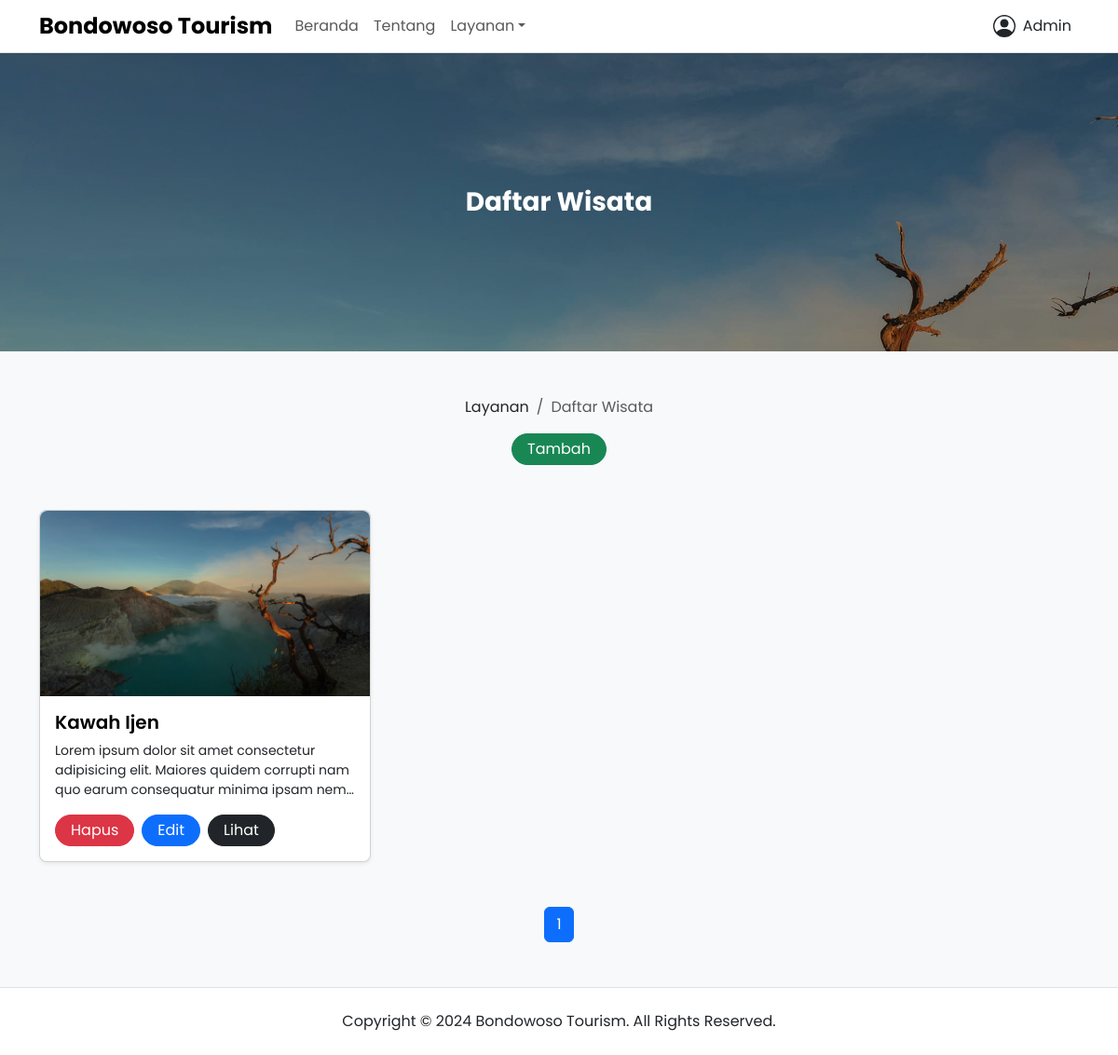
Before: /layanan/daftar-wisata (signed in) with the older database file.
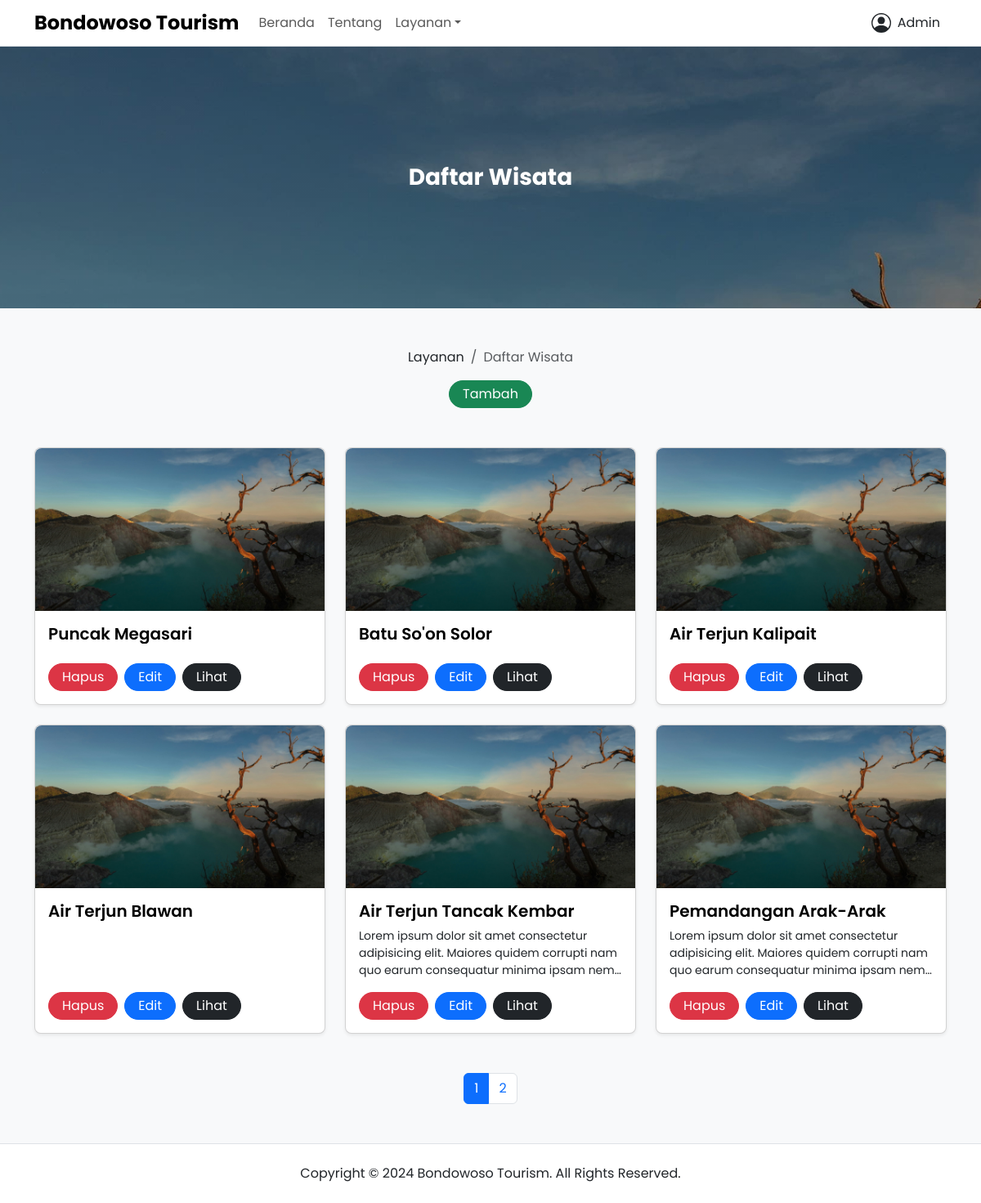
After: the same page with the newer database file.
### app/models.py (models this page shows, shortened)
class User(UserMixin, db.Model):
  __tablename__ = "user"
  id = db.Column(db.Integer, primary_key=True)
  name = db.Column(db.String(60), nullable=False)
  gender = db.Column(db.String(60), nullable=False)
  phone = db.Column(db.String(60), nullable=False, unique=True)
  email = db.Column(db.String(60), nullable=False, unique=True)
  role = db.Column(db.String(20), nullable=False, default="user")
  password = db.Column(db.String(128), nullable=False)
  joined_date = db.Column(db.DateTime, nullable=False, default=datetime.now)
  usage_help = db.relationship("UsageHelp", backref="user", lazy=True)
  criteria = db.relationship("Criteria", backref="user", lazy=True)
  sub_criteria = db.relationship("SubCriteria", backref="user", lazy=True)
  location_point = db.relationship("LocationPoint", backref="user", lazy=True)
  tour_type = db.relationship("TourType", backref="user", lazy=True)
  tour_list = db.relationship("TourList", backref="user", lazy=True)

class TourList(db.Model):
  __tablename__ = "tour_list"
  id = db.Column(db.Integer, primary_key=True)
  name = db.Column(db.String(128), nullable=False)
  ticket = db.Column(db.Integer, nullable=False)
  facility = db.Column(db.Integer, nullable=False)
  infrastructure = db.Column(db.Integer, nullable=False)
  transportation_access = db.Column(db.Integer, nullable=False)
  description = db.Column(db.Text, nullable=True)
  image = db.Column(db.String(20), nullable=False, default="default.jpg")
  posted_date = db.Column(db.DateTime, nullable=False, default=datetime.now)
  updated_date = db.Column(db.DateTime, onupdate=datetime.now, default=datetime.now)
  user_id = db.Column(db.Integer, db.ForeignKey("user.id"), nullable=False)
  tour_type_id = db.Column(db.Integer, db.ForeignKey("tour_type.id"), nullable=False)
  tour_type = db.relationship("TourType", back_populates="tour_list")
  distances = db.relationship("TourDistance", backref="tour_list", lazy=True) # relationship to distances

### app/views/public.py (the view)
@public_app.route("/layanan/daftar-wisata", methods=["GET", "POST"])
@login_required
def tour_list():
  page = request.args.get("page", 1, type=int)
  datas = TourList.query.order_by(TourList.posted_date.desc()).paginate(page=page, per_page=6)
  return render_template("public/services/tour_list/tour-list.html", title="Daftar Wisata - Bondowoso Tourism", datas=datas)

### app/models.py (called while the page is built)
@login_manager.user_loader
def load_user(user_id):
  return User.query.get(int(user_id))

### app/templates/public/services/tour_list/tour-list.html (shortened to what this page needs)
{% extends 'components/public/base.html' %} {% set active_page = 'tour_list' %} {% block content %}
<div class="banner d-flex bg-hero h-20rem">
  <div class="container my-auto">
    <div class="row justify-content-center align-items-center">
      <div class="col-lg-10">
        <div class="text-white text-center">
          <h2 class="fw-bold fs-3 title-clamp-2 mb-0">Daftar Wisata</h2>
        </div>
      </div>
    </div>
  </div>
</div>
<div class="page-wrapper bg-body-tertiary">
  <div class="container">
    <div class="row justify-content-center align-items-center pt-5">
      <div class="col-lg-10">
        <div class="d-flex flex-column row-gap-3">
          <nav aria-label="breadcrumb">
            <ol class="breadcrumb justify-content-center align-items-center mb-0">
              <li class="breadcrumb-item"><a class="link-dark link-offset-2 link-underline-opacity-0 link-underline-opacity-100-hover" href="{{ url_for('public_app.services') }}">Layanan</a></li>
              <li class="breadcrumb-item active" aria-current="page">Daftar Wisata</li>
            </ol>
          </nav>
          {% if current_user.role == "admin" %}
          <div class="text-center">
            <a class="btn btn-success rounded-5 py-1 px-3" href="{{ url_for('public_app.create_tour_list') }}" role="button">Tambah</a>
          </div>
          {% endif %}
        </div>
      </div>
    </div>
    {% if datas.total > 0 %}
    <div class="row justify-content-start align-items-center row-gap-4 overflow-hidden py-5">
      {% for data in datas %}
      <div class="col-lg-4 d-flex align-self-stretch">
        <div class="card shadow-sm rounded-3" style="width: 100% !important">
          <div class="ratio ratio-16x9 rounded-top-3 overflow-hidden">
            <img src="{{ url_for('static', filename='media/uploads/tour_list/' + data.image) }}" class="ratio-content card-img-top pe-none" style="object-fit: cover; transform: translate3d(0, 0, 1px)" alt="{{ data.name }}" />
          </div>
          <div class="card-body d-flex flex-column justify-content-between row-gap-3">
            <div class="d-flex flex-column row-gap-2">
              <h6 class="fw-semibold fs-5 text-body-emphasis text-clamp-2 mb-0">{{ data.name }}</h6>
              <p class="small text-clamp-3 mb-0">{{ data.description }}</p>
            </div>
            <div class="d-flex flex-row justify-content-start column-gap-2">
              {% if current_user.role == "admin" %}
              <a class="btn btn-danger rounded-5 py-1 px-3" href="#" role="button" data-bs-toggle="modal" data-bs-target="#deleteDataModal{{ data.id }}">Hapus</a>
              <a class="btn btn-primary rounded-5 py-1 px-3" href="{{ url_for('public_app.update_tour_list', id=data.id) }}" role="button">Edit</a>
              {% endif %}
              <a class="btn btn-dark rounded-5 py-1 px-3" href="{{ url_for('public_app.tour_list_detail', id=data.id) }}" role="button">Lihat</a>
            </div>
          </div>
        </div>
      </div>
      {% endfor %}
    </div>
    <div class="row pb-5">
      <div class="col-lg-12">
        <nav>
          <ul class="pagination justify-content-center align-items-center mb-0">
            {% for page_num in datas.iter_pages(left_edge=1, right_edge=1, left_current=1, right_current=2) %} {% if page_num %} {% if datas.page == page_num %}
            <li class="page-item active" aria-current="page">
              <span class="page-link">{{ page_num }}</span>
            </li>
            {% else %}
            <li class="page-item">
              <a class="page-link" href="{{ url_for('public_app.tour_list', page=page_num) }}">{{ page_num }}</a>
            </li>
            {% endif %} {% else %}
            <li class="page-item">
              <span class="page-link">...</span>
            </li>
            {% endif %} {% endfor %}
          </ul>
        </nav>
      </div>
    </div>
    {% endif %}
  </div>
</div>
{% endblock %}

### app/templates/components/public/base.html (shortened to what this page needs)
<!DOCTYPE html>
<html lang="en">
  <head>
    {% include 'components/public/includes/styles.html' %} {% block stylesheet %}{% endblock %}
  </head>
  <body>
    {% include 'components/public/includes/navbar.html' %}
    {% block content %}{% endblock %}
    {% include 'components/public/includes/footer.html' %}
  </body>
</html>

### app/templates/components/public/includes/styles.html (shortened to what this page needs)
<link href="https://cdn.jsdelivr.net/npm/bootstrap@5.3.3/dist/css/bootstrap.min.css" rel="stylesheet" />
<link rel="stylesheet" href="{{ url_for('static', filename='css/main.css') }}" />

### app/templates/components/public/includes/navbar.html (shortened to what this page needs)
<nav class="navbar navbar-expand-lg bg-body border-bottom">
  <div class="container">
    <a class="navbar-brand" href="{{ url_for('public_app.homepage') }}">
      <h1 class="fw-bold fs-4 my-auto">Bondowoso Tourism</h1>
    </a>
    <div class="offcanvas offcanvas-end border-0" tabindex="-1" id="offcanvasNavbar" aria-labelledby="offcanvasNavbarLabel">
      <div class="offcanvas-body">
        <ul class="navbar-nav me-auto">
          <li class="nav-item">
            <a class="{{ 'nav-link active' if active_page == 'home' else 'nav-link' }}" aria-current="page" href="{{ url_for('public_app.homepage') }}">Beranda</a>
          </li>
          <li class="nav-item">
            <a class="{{ 'nav-link active' if active_page == 'about' else 'nav-link' }}" href="{{ url_for('public_app.about') }}">Tentang</a>
          </li>
          <li class="nav-item dropdown">
            <a class="nav-link dropdown-toggle" href="#" role="button" data-bs-toggle="dropdown" aria-expanded="false">Layanan</a>
          </li>
        </ul>
        <ul class="navbar-nav">
          {% if current_user.is_authenticated %}
          <li class="nav-item dropdown">
            <a class="nav-link text-body" href="#" role="button" data-bs-toggle="dropdown" aria-expanded="false">
              <div class="d-flex align-items-center column-gap-2">
                <svg xmlns="http://www.w3.org/2000/svg" height="1.5em" fill="currentColor" viewBox="0 0 16 16">
                  <path d="M11 6a3 3 0 1 1-6 0 3 3 0 0 1 6 0" />
                  <path fill-rule="evenodd" d="M0 8a8 8 0 1 1 16 0A8 8 0 0 1 0 8m8-7a7 7 0 0 0-5.468 11.37C3.242 11.226 4.805 10 8 10s4.757 1.225 5.468 2.37A7 7 0 0 0 8 1" />
                </svg>
                <p class="mb-0">{{ current_user.name }}</p>
              </div>
            </a>
          </li>
          {% else %}
          <li class="nav-item my-auto">
            <a class="btn btn-outline-dark rounded-5 py-1 px-3" href="{{ url_for('control_panel_app.login') }}" role="button">Masuk</a>
            <a class="btn btn-dark rounded-5 py-1 px-3" href="{{ url_for('control_panel_app.register') }}" role="button">Daftar</a>
          </li>
          {% endif %}
        </ul>
      </div>
    </div>
  </div>
</nav>

### app/templates/components/public/includes/footer.html (shortened to what this page needs)
<footer class="footer bg-body border-top">
  <div class="container">
    <div class="row py-4">
      <div class="col-lg-12">
        <div class="text-center">
          <p class="mb-0">
            Copyright &copy;
            Bondowoso Tourism. All Rights Reserved.
          </p>
        </div>
      </div>
    </div>
  </div>
</footer>

### app/static/css/main.css (style rules this page uses)
body { font-family: "Poppins", sans-serif; }
.bg-hero { background: linear-gradient(rgba(0, 0, 0, 0.25), rgba(0, 0, 0, 0.25)), url(../media/uploads/home/hero.jpg); background-attachment: fixed; background-repeat: no-repeat; background-size: cover; background-position: center; }
.h-20rem { height: 20rem; }
.ratio-content { position: absolute; top: 0; left: 0; width: 100%; height: 100%; }
.text-clamp-2 { display: -webkit-box; -webkit-box-orient: vertical; -webkit-line-clamp: 2; overflow: hidden; }
.text-clamp-3 { display: -webkit-box; -webkit-box-orient: vertical; -webkit-line-clamp: 3; overflow: hidden; }

Changed rows visible on the page:
no longer on this page (row unchanged): TourList: image (placeholder picture), name "Kawah Ijen", description "Lorem ipsum dolor sit amet consectetur adipisicing elit. Maiores quidem corrupti nam quo earum consequatur minima ipsam…"
added TourList: image (placeholder picture), name "Puncak Megasari"
added TourList: image (placeholder picture), name "Batu So'on Solor"
added TourList: image (placeholder picture), name "Air Terjun Kalipait"
added TourList: image (placeholder picture), name "Air Terjun Blawan"
added TourList: image (placeholder picture), name "Air Terjun Tancak Kembar", description "Lorem ipsum dolor sit amet consectetur adipisicing elit. Maiores quidem corrupti nam quo earum consequatur minima ipsam…"
added TourList: image (placeholder picture), name "Pemandangan Arak-Arak", description "Lorem ipsum dolor sit amet consectetur adipisicing elit. Maiores quidem corrupti nam quo earum consequatur minima ipsam…"
Other visible differences:
new list line: "2"
